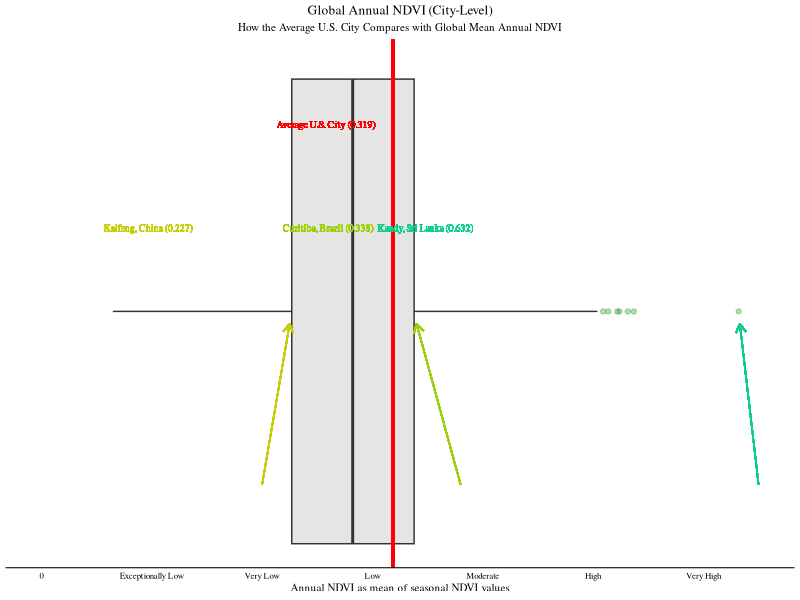
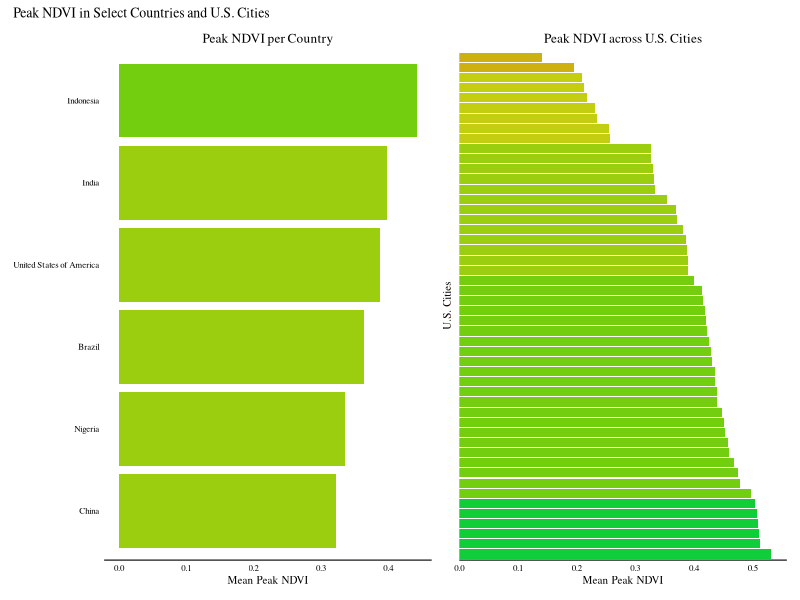

Recreate these plots in R, in order.
## ---- chunk 1
knitr::opts_chunk$set(echo = FALSE)

knitr::opts_chunk$set(
  echo = FALSE,
  message = FALSE,
  warning = FALSE,
  fig.align = "center"
)

## Packages
library(tidyverse)
library(knitr)
library(readxl)
library(lubridate)
library(patchwork)
library(readr)
library(tidytext)

## Load data
df = read_csv("greenspace_data_share.csv")

## Set themes
NDVI_Theme = theme_minimal(base_size = 8) +
    theme(
      text = element_text(family = "Times"),
      plot.title = element_text(family = "Times", hjust = 0.5),
      plot.subtitle = element_text(family = "Times", hjust = 0.5),
      plot.background = element_rect(fill = "white", color = NA),
      legend.position = "none",
      panel.grid.minor = element_blank(),
      panel.grid.major.x = element_blank(),
      axis.line.x = element_line(color = "black"),
      axis.text.x = element_text(color = "black"),
      axis.text.y = element_text(color = "black")
    )

p2_labs = tibble(
    labels = c('Indonesia','India','USA','Brazil','Nigeria','China')
  )

## ---- chunk 2
df1 = df |>
  na.omit() |>
  group_by(City) |>
  mutate(
    mean_ndvi_city = mean(annual_avg_2021),
    mean_peak_ndvi_city = mean(peak_NDVI_2021)
    )
df1 = df1 |>
  group_by(Country) |>
  mutate(
    mean_ndvi_country = mean(annual_avg_2021),
    mean_peak_ndvi_country = mean(peak_NDVI_2021)    
  )

df2 = df1 |>
mutate(ann_avg_gradient = case_when(
        mean_ndvi_city < 0.2 ~ "#Ceb010", 
        mean_ndvi_city >= 0.2 & mean_ndvi_city < 0.3 ~ "#C4ce10", 
        mean_ndvi_city >= 0.3 & mean_ndvi_city < 0.4 ~ "#9cce10", 
        mean_ndvi_city >= 0.4 & mean_ndvi_city < 0.5 ~ "#74ce10", 
        mean_ndvi_city >= 0.5 & mean_ndvi_city < 0.6 ~ "#10CE38", 
        mean_ndvi_city >= 0.6 & mean_ndvi_city < 0.7 ~ "#10ce88", 
        mean_ndvi_city >= 0.7 ~ "#10cea3", 
      ),
      peak_gradient = case_when(
        mean_peak_ndvi_city < 0.2 ~ "#Ceb010", 
        mean_peak_ndvi_city >= 0.2 & mean_peak_ndvi_city < 0.3 ~ "#C4ce10", 
        mean_peak_ndvi_city >= 0.3 & mean_peak_ndvi_city < 0.4 ~ "#9cce10", 
        mean_peak_ndvi_city >= 0.4 & mean_peak_ndvi_city < 0.5 ~ "#74ce10", 
        mean_peak_ndvi_city >= 0.5 & mean_peak_ndvi_city < 0.6 ~ "#10CE38", 
        mean_peak_ndvi_city >= 0.6 & mean_peak_ndvi_city < 0.7 ~ "#10ce88", 
        mean_peak_ndvi_city >= 0.7 ~ "#10cea3"
      ),
      grad_peak_NDVI_2021 = case_when(
        peak_NDVI_2021 < 0.2 ~ "#Ceb010", 
        peak_NDVI_2021 >= 0.2 & peak_NDVI_2021 < 0.3 ~ "#C4ce10", 
        peak_NDVI_2021 >= 0.3 & peak_NDVI_2021 < 0.4 ~ "#9cce10", 
        peak_NDVI_2021 >= 0.4 & peak_NDVI_2021 < 0.5 ~ "#74ce10", 
        peak_NDVI_2021 >= 0.5 & peak_NDVI_2021 < 0.6 ~ "#10CE38", 
        peak_NDVI_2021 >= 0.6 & peak_NDVI_2021 < 0.7 ~ "#10ce88", 
        peak_NDVI_2021 >= 0.7 ~ "#10cea3"
      )
  ) #Also tried gradient2 = colorRamp(c("yellow", "green4"))


vis1_text_color = c("red", "#C4ce10", "#9cce10", "#10ce88")

## ---- chunk 3
stats = df2 |>
  select(City, Country, mean_ndvi_city) |>
  group_by(City) |>
  summarize(Country = Country,
            mean_ndvi_city = mean_ndvi_city) |>
  arrange(desc(mean_ndvi_city))
head(stats)

vis1_quant_25 <- quantile(df2$mean_ndvi_city, 0.25)
vis1_quant_75 <- quantile(df2$mean_ndvi_city, 0.75)

city_quantile_25 <- df2$City[which.min(abs(df2$mean_ndvi_city - vis1_quant_25))]
city_quantile_75 <- df2$City[which.min(abs(df2$mean_ndvi_city - vis1_quant_75))]
## ---- chunk 4
p1 = df2 |>
    ggplot(aes(
      x = mean_ndvi_city
    )) +
    geom_boxplot(
        fill = "grey90",
        outliers = TRUE,
        outlier.color = "green4",
        outlier.fill = "green4",
        outlier.shape = 19,
        outlier.size = 1.5,
        outlier.stroke = 0.5,
        outlier.alpha = 0.3,
        notch = FALSE,
        notchwidth = 0.75,
        varwidth = TRUE,
        show.legend = NA
    ) + 
    labs(
      x = "Annual NDVI as mean of seasonal NDVI values",
      title = "Global Annual NDVI (City-Level)",
      subtitle = "How the Average U.S. City Compares with Global Mean Annual NDVI"
    ) +
    scale_x_continuous(
      name = "Annual NDVI as mean of seasonal NDVI values", 
      breaks = c(0, 0.1, 0.2, 0.3, 0.4, 0.5, 0.6),
      labels = c('0', 'Exceptionally Low', 'Very Low', 'Low', 'Moderate', 'High', 'Very High')
    ) +
    scale_y_continuous(
      name = NULL,
      breaks = NULL,
      labels = NULL
    ) +
  geom_segment(
    x = 0.3185625, #this red line shows the average U.S. city's mean NDVI
    y = -5,
    xend = 0.3185625,
    yend = 5,
    color = "red",
    linewidth = 1
  ) +
  geom_text(aes(x = 0, y = 0.3185625, label = "Average U.S. City (0.319)"), color = "red", size = 2.5, hjust = -2.375, vjust = 2, family = "Times") + #annotation for red line
  
  geom_text(aes(x = 0, y = 0.4, label = "Kandy, Sri Lanka (0.632)"), color = "#10ce88", size = 2.5, hjust = -3.5, vjust = 24, family = "Times") +
  geom_segment(aes(x = 0.65, xend = 0.633, y = -0.28, yend = -0.02), arrow = arrow(length = unit(0.1, "inches")), color = "#10ce88") + #arrow for Kandy, Sri Lanka
  
  geom_text(aes(x = 0, y = 0.4, label = "Curitiba, Brazil (0.338)"), color = "#9cce10", size = 2.5, hjust = -2.65, vjust = 24, family = "Times") +
  geom_segment(aes(x = 0.38, xend = 0.34, y = -0.28, yend = -0.02), arrow = arrow(length = unit(0.1, "inches")), color = "#9cce10") +
  
  geom_text(aes(x = 0, y = 0.4, label = "Kaifeng, China (0.227)"), color = "#C4ce10", size = 2.5, hjust = -0.7, vjust = 24, family = "Times") +
  geom_segment(aes(x = 0.2, xend = 0.225, y = -0.28, yend = -0.02), arrow = arrow(length = unit(0.1, "inches")), color = "#C4ce10") +
  
  NDVI_Theme
p1
## ---- chunk 5

p2 = df2 |>
    group_by(Country, mean_peak_ndvi_country) |> 
    filter(
      Country == "United States of America" |
      Country == "China" |
      Country == "India" |
      Country == "Indonesia" |
      Country == "Nigeria" |
      Country == "Russia" |
      Country == "Brazil"
    ) |> #tried to get a wide span of countries

    ggplot(aes(
      x = Country,
      y = mean_peak_ndvi_country,
      fill = Country
    )) +
    labs(
      title = "Peak NDVI per Country",
      x = NULL,
      y = "Mean Peak NDVI"
    ) +
    geom_col(
        aes(x = reorder(Country, mean_peak_ndvi_country)),
        position = position_dodge(),
        stat = "identity",
        show.legend = FALSE
    ) +
    scale_fill_manual(
      values = c("#9cce10", "#9cce10", "#9cce10", "#74ce10", "#9cce10", "#9cce10")
      #Original: values = c("green", "red3", "orange", "red", "#008000", "blue")
    ) +
    coord_flip() +
    NDVI_Theme +
    theme(panel.grid = element_blank(),
         panel.grid.major = element_blank(), 
         panel.grid.minor = element_blank())


df3 = df2 |>
    group_by(Country, peak_NDVI_2021) |> 
    filter(
      Country == "United States of America"
    )

p3 = df2 |>
    group_by(Country, peak_NDVI_2021) |> 
    filter(
      Country == "United States of America"
    ) |> 
    ggplot(aes(
      x = City,
      y = peak_NDVI_2021,
      fill = grad_peak_NDVI_2021
    )) +
    scale_y_continuous(expand = expansion(mult = c(0, 0.05))) + #fixes the 'ghostly hover' issue where bar chart hovers above the x-axis
  scale_fill_manual(values = c(
      "#Ceb010" = "#Ceb010",
      "#C4ce10" = "#C4ce10",
      "#9cce10" = "#9cce10",
      "#74ce10" = "#74ce10",
      "#10CE38" = "#10CE38",
      "#10ce88" = "#10ce88",
      "#10cea3" = "#10cea3"
    )) +
    labs(
      title = "Peak NDVI across U.S. Cities",
      x = "U.S. Cities",
      y = "Mean Peak NDVI"
    ) +
    geom_col(
        aes(x = reorder(City, -peak_NDVI_2021)),
        position = position_dodge(),
        stat = "identity",
        show.legend = TRUE
    ) +
    scale_x_discrete(
      labels = NULL
    ) +
    coord_flip() +
    NDVI_Theme +
    theme(panel.grid = element_blank(),
         panel.grid.major = element_blank(), 
         panel.grid.minor = element_blank())


p2 + p3 +
     plot_annotation(
       title = 'Peak NDVI in Select Countries and U.S. Cities',
       theme = theme(plot.title = element_text(size = 10, family = "Times")))
